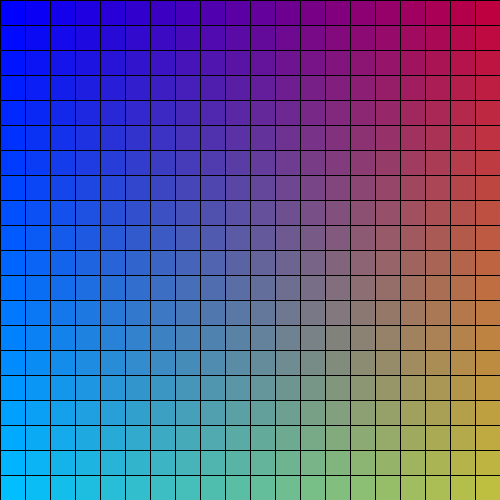
Frame 1 (no input)
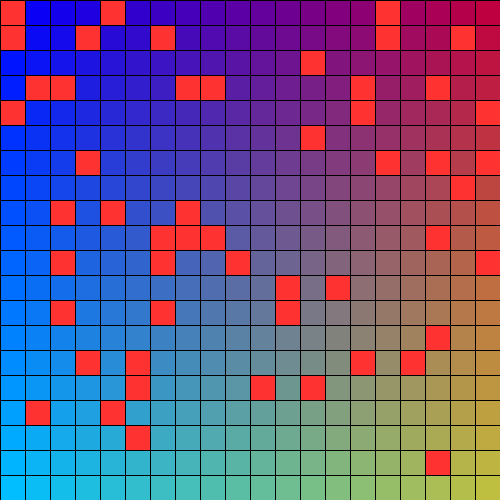
Frame 60 (the mouse pressed at the canvas centre just before this capture)
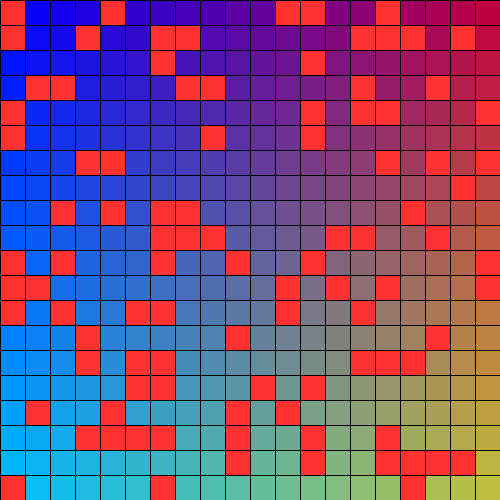
Frame 120 (the mouse held since frame 60 and released just before this capture)

The Processing sketch that drew these frames (run headless with seeded random() and noise(); from frame 60 on, the mouse is pressed at the canvas centre):

// Processing sketch: example_2DColorArrays
// ── example_2DColorArrays.pde
// simple example code illustrates
// how to hold onto randomized values
// (in this case, color) using a 2D array.

color[][] eye;
void setup() {
  size(500, 500);
  frameRate(5);
  
  // need to initialize my array -- 
  // I tell Processing that it will be 20x20
  eye = new color[20][20];
  
  // now iterate through that array
  for (int i=0; i<20; i++) {
    for (int j=0; j<20; j++) {
      // this color shifts with i and j --
      // the effect is like a simple color chart.
      eye[i][j] = color(i*10, j*10, 255-(i*10));
      
      // again, though, here's the thing about
      // doing it this way:  I can hold ontol
      // those values.  They won't have to 
      // change with every loop of draw();
    }
  }
}

void draw() {
  background(0);
  for (int i=0; i<20; i++) {
    for (int j=0; j<20; j++) {
      // recall old values from storage...
      fill(eye[i][j]);
      rect(i*25, j*25, 25, 25);
    }
  }
  // with each loop, I do pick 1 square to
  // recolor -- but that is to show that
  // the other squares are not being
  // changed.
  int i=int(random(20));
  int j = int(random(20));
  eye[i][j] = color(255,50,50);
}
